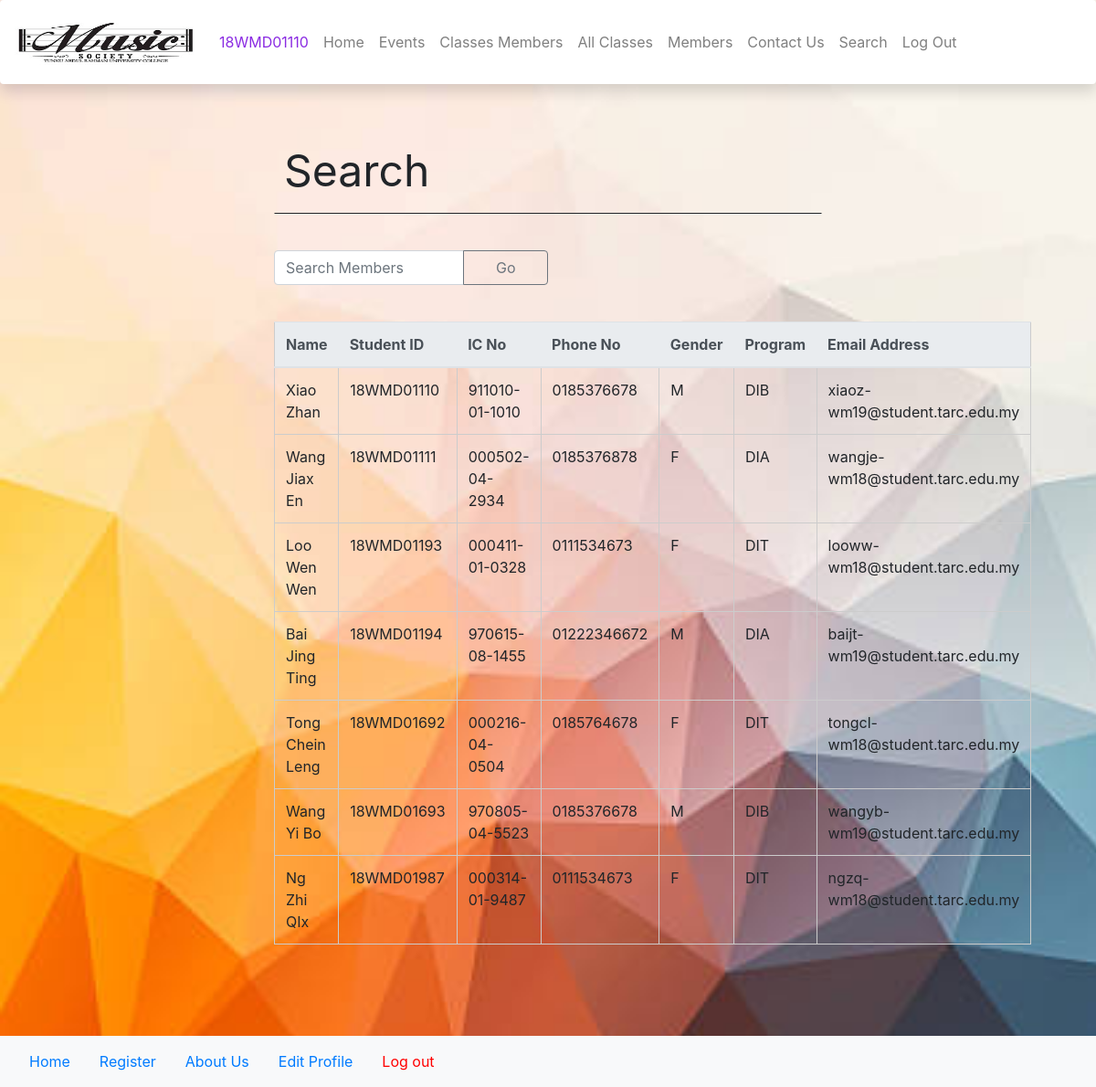
/search.php (signed in), run on the app's committed database.
### tables this page shows
CREATE TABLE `memberslist` (
  `Name` varchar(30) NOT NULL,
  `StudentID` varchar(10) NOT NULL,
  `ICNo` varchar(14) NOT NULL,
  `Gender` char(1) NOT NULL,
  `Phone` varchar(11) NOT NULL,
  `Program` varchar(3) NOT NULL,
  `Email` varchar(50) NOT NULL,
  `Password` varchar(100) NOT NULL,
  `user_level` int(1) NOT NULL,
  `status` int(1) NOT NULL DEFAULT '0'
);

### search.php (the view, shortened to what this page needs)
<!doctype html>
<html lang="en">
    <head>
        <link rel="stylesheet" href="https://stackpath.bootstrapcdn.com/bootstrap/4.3.1/css/bootstrap.min.css">
    </head>
    <?php
    if (isset($_SESSION['admin'])) {
        include 'Admin-header.php';
    } else if (isset($_SESSION['member'])) {
        $studentid = $_SESSION['member'];
        include 'header.php';
    }
    if (isset($_POST['search'])) {
        $keyword = $_POST['keyword'];
        $query = "SELECT * FROM memberslist WHERE Name LIKE '%" . $keyword . "%'"
                . "OR StudentID LIKE '%" . $keyword . "%'"
                . "OR Gender LIKE '%" . $keyword . "%'"
                . "OR ICNo LIKE '%" . $keyword . "%'"
                . "OR Phone LIKE '%" . $keyword . "%'"
                . "OR Program LIKE '%" . $keyword . "%'"
                . "OR Email LIKE '%" . $keyword . "%'";
        $search_result = filterTable($query);
    } else {
        $query = "SELECT * FROM memberslist";
        $search_result = filterTable($query);
    }
    function filterTable($query) {
        include 'conn.php';
        $filter_Result = mysqli_query($link, $query);
        return $filter_Result;
    }
    ?>
    <form action="search.php" method="post">
        <p>Search</p><br>
        <div id="search" class="input-group mb-3">
            <input type="text" name="keyword" class="form-control" placeholder="Search Members" aria-label="Search" aria-describedby="button-addon2">
            <div class="input-group-append">
                <input type="submit" class="btn btn-outline-secondary" name="search" id="button-addon2" value="     Go     ">
            </div>
        </div>
        <div><br>
            <table class="table table-hover ">
                <thead class="thead-light">
                    <tr>
                        <th>Name</th>
                        <?php
                        if (isset($_SESSION['admin'])) {
                            echo "<th>Student ID</th>";
                            echo "<th>IC No</th>";
                            echo "<th>Phone No</th>";
                        }
                        ?>
                        <th>Gender</th>
                        <th>Program</th>
                        <th>Email Address</th>
                    </tr>
                    <?php while ($row = mysqli_fetch_array($search_result)): ?>
                        <tr>
                            <td><?php echo $row['Name']; ?></td>
                            <?php
                            if (isset($_SESSION['admin'])) {
                                echo "<td>" . $row['StudentID'] . "</td>";
                                echo "<td>" . $row['ICNo'] . "</td>";
                                echo "<td>" . $row['Phone'] . "</td>";
                            }
                            ?>
                            <td><?php echo $row['Gender']; ?></td>
                            <td><?php echo $row['Program']; ?></td>
                            <td><?php echo $row['Email']; ?></td>
                        </tr>
                    </thead>
                <?php endwhile; ?>
            </table>
        </div>
    </form>
</body>
<?php
if (isset($_SESSION['admin'])) {
    include 'Admin-footer.php';
} else {
    include 'footer.php';
}
?>
</html>

### search.php (style rules this page uses)
form { margin: 10px 300px 100px; }
table { border: 1px solid #ccc; width: 100%; }
td { border: 1px solid #ccc; }
#search { width: 50%; }
p { font-size: 300%; padding: 10px; border: 1px solid; border-top-color: transparent; border-left-color: transparent; border-right-color: transparent; }

### Admin-header.php (style rules this page uses)
body { background-image: url("image/bg.jpg"); background-size: cover; }

### data on the page
memberslist: Name "Xiao Zhan", StudentID "18WMD01110", ICNo "911010-01-1010", Phone "0185376678", Gender "M", Program "DIB", Email "xiaoz-wm19@student.tarc.edu.my"
memberslist: Name "Wang Jiax En", StudentID "18WMD01111", ICNo "000502-04-2934", Phone "0185376878", Gender "F", Program "DIA", Email "wangje-wm18@student.tarc.edu.my"
memberslist: Name "Loo Wen Wen", StudentID "18WMD01193", ICNo "000411-01-0328", Phone "0111534673", Gender "F", Program "DIT", Email "looww-wm18@student.tarc.edu.my"
memberslist: Name "Bai Jing Ting", StudentID "18WMD01194", ICNo "970615-08-1455", Phone "01222346672", Gender "M", Program "DIA", Email "baijt-wm19@student.tarc.edu.my"
memberslist: Name "Tong Chein Leng", StudentID "18WMD01692", ICNo "000216-04-0504", Phone "0185764678", Gender "F", Program "DIT", Email "tongcl-wm18@student.tarc.edu.my"
memberslist: Name "Wang Yi Bo", StudentID "18WMD01693", ICNo "970805-04-5523", Phone "0185376678", Gender "M", Program "DIB", Email "wangyb-wm19@student.tarc.edu.my"
memberslist: Name "Ng Zhi QIx", StudentID "18WMD01987", ICNo "000314-01-9487", Phone "0111534673", Gender "F", Program "DIT", Email "ngzq-wm18@student.tarc.edu.my"

### other printed values
$_SESSION['admin'] "18WMD01110"
